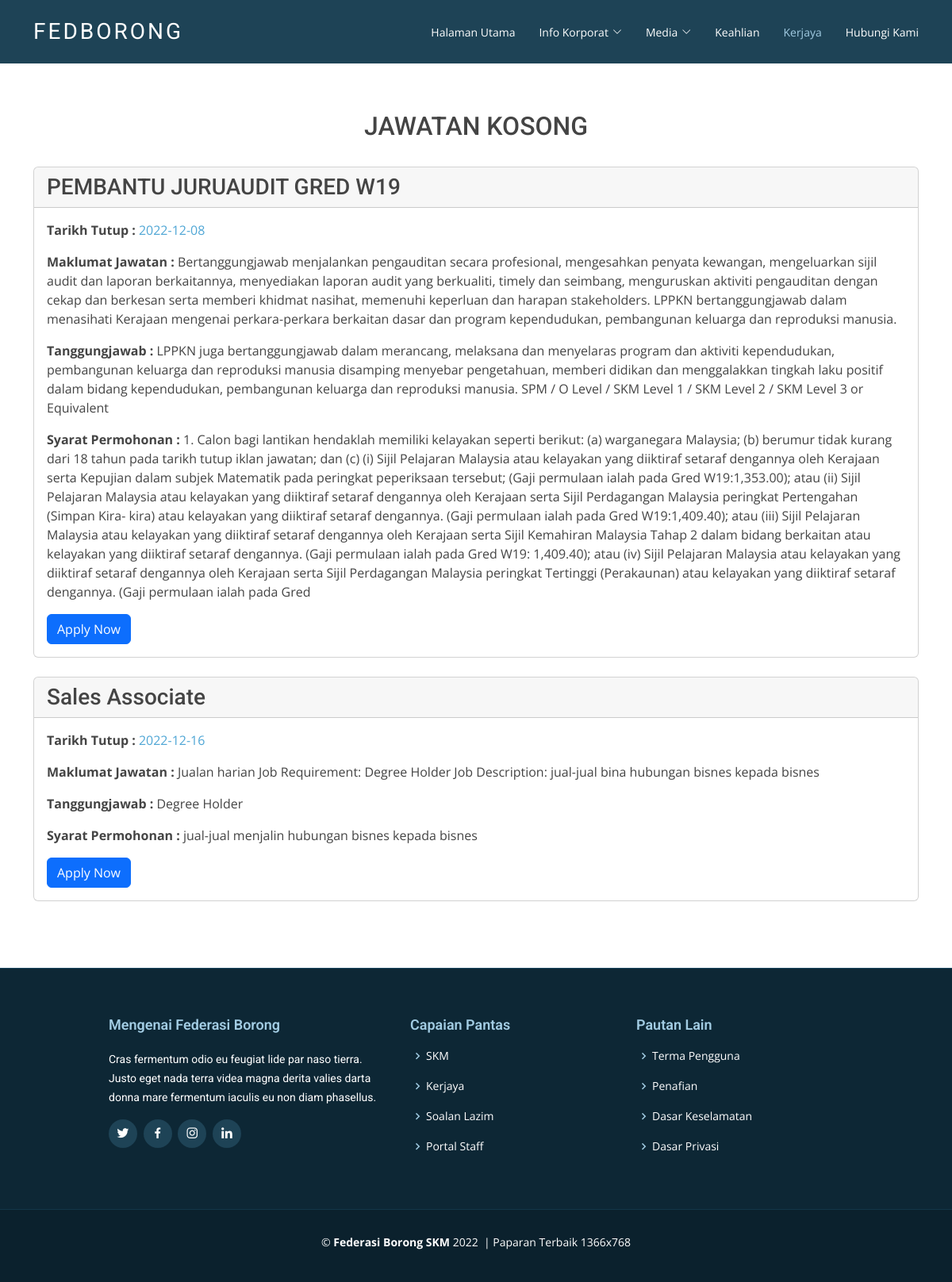
/career.php, run on the app's committed database.
### tables this page shows
CREATE TABLE `jawatan` (
  `id` int(12) NOT NULL,
  `job` text NOT NULL,
  `overview` longtext NOT NULL,
  `responsibilities` mediumtext NOT NULL,
  `requirements` mediumtext NOT NULL,
  `date` date NOT NULL
);

### careerdisplay.php (the view, shortened to what this page needs)
<?php include 'db_connect.php' ?>
<?php
$result = mysqli_query($conn,"SELECT * FROM jawatan");
		while($row= $result->fetch_assoc()):
		$oview = $row['overview'];
		$resp = $row['responsibilities'];
		$req = $row['requirements'];
		$date = $row['date'];
?>
	<div class=" ">
    <div class="card">
	<h3 class="card-header"><?php echo ucwords($row['job']) ?></h3>
      <div class="card-body">
		<p><b>Tarikh Tutup : </b><a class=""><?php echo $date; ?></a></p>
		<p class="text-left"><b>Maklumat Jawatan :</b> <?php echo $oview; ?></p>
		<p class="text-left"><b>Tanggungjawab :</b> <?php echo $resp; ?></p>
		<p class="text-left"><b>Syarat Permohonan :</b> <?php echo $req; ?></p>
        <a href = "mailto: hr@fedborong.com" class="btn btn-primary">Apply Now</a>
      </div>
    </div>
  </div>
  <br>
		<?php endwhile; mysqli_close($conn); ?>

### headerCareer.php (shortened to what this page needs)
<!DOCTYPE html>
<html lang="en">
<head>
  <link href="assets/vendor/animate.css/animate.min.css" rel="stylesheet">
  <link href="assets/vendor/aos/aos.css" rel="stylesheet">
  <link href="assets/vendor/bootstrap/css/bootstrap.min.css" rel="stylesheet">
  <link href="assets/vendor/bootstrap-icons/bootstrap-icons.css" rel="stylesheet">
  <link href="assets/vendor/boxicons/css/boxicons.min.css" rel="stylesheet">
  <link href="assets/vendor/glightbox/css/glightbox.min.css" rel="stylesheet">
  <link href="assets/vendor/swiper/swiper-bundle.min.css" rel="stylesheet">
  <link href="assets/css/style.css" rel="stylesheet">
</head>
<body>
  <header id="header" class="fixed-top d-flex align-items-center ">
    <div class="container d-flex justify-content-between align-items-center">
      <div class="logo">
        <h1 class="text-light"><a href="./"><span>FedBorong</span></a></h1>
      </div>
      <nav id="navbar" class="navbar">
    <ul id="menu" class="menu">
        <li class="nav-item">
            <a href="http://fedskm.ddns.net" class=" <?php if(basename($_SERVER['PHP_SELF'])=="http://fedskm.ddns.net"){
                echo "active";}
                else{
                    echo "";
                    }?>">Halaman Utama</a>
            <li class="dropdown"><a href="#"><span>Info Korporat</span> <i class="bi bi-chevron-down"></i></a>
          </li>
          <li class="dropdown"><a href="#"><span>Media</span> <i class="bi bi-chevron-down"></i></a>
          </li>
          <a href="membership" class=" <?php if(basename($_SERVER['PHP_SELF'])=="membership"){
                echo "active";
            }else{
                echo "";
            }?>">Keahlian</a>
            <a href="career" class="nav-link active <?php if(basename($_SERVER['PHP_SELF'])=="career"){
                echo "active";
            }else{
                echo "";
            }?>">Kerjaya</a>
            <a href="./#contact" class="nav-link <?php if(basename($_SERVER['PHP_SELF'])=="./#contact"){
                echo "active";
            }else{
                echo "";
            }?>">Hubungi Kami</a>
          </li>
        </ul>
        </nav>
    </div>
  </header>

### career.php (shortened to what this page needs)
<?php
	include 'db_connect.php';
	include 'headerCareer.php'
?>
<body>
  <main id="main">
    <section class="" id="jawatan">
    <h2 class="text-center">JAWATAN KOSONG</h2><br>
          <div class="d-flex  " data-aos="fade-up">
            <div class="container">
            <?php include 'careerdisplay.php';?>
            </div>
          </div>
    </section>
  </main>
  <?php include 'footer.php' ?>
</body>
</html>

### footer.php (shortened to what this page needs)
<footer id="footer" data-aos="fade-up" data-aos-easing="ease-in-out" data-aos-duration="500">
  <div class="footer-top">
    <div class="container">
      <div class="row justify-content-center">
      <div class="col-lg-4 col-md-6 footer-info">
          <h3>Mengenai Federasi Borong</h3>
          <p>Cras fermentum odio eu feugiat lide par naso tierra. Justo eget nada terra videa magna derita valies darta donna mare fermentum iaculis eu non diam phasellus.</p>
          <div class="social-links mt-3">
            <a href="#" class="twitter"><i class="bx bxl-twitter"></i></a>
            <a href="#" class="facebook"><i class="bx bxl-facebook"></i></a>
            <a href="#" class="instagram"><i class="bx bxl-instagram"></i></a>
            <a href="#" class="linkedin"><i class="bx bxl-linkedin"></i></a>
          </div>
        </div>
      <div class="col-lg-3 col-md-6 footer-links">
          <h4>Capaian Pantas</h4>
          <ul>
            <li><i class="bx bx-chevron-right"></i> <a href="https://www.skm.gov.my/index.php/my/">SKM</a></li>
            <li><i class="bx bx-chevron-right"></i> <a href="career">Kerjaya</a></li>
            <li><i class="bx bx-chevron-right"></i> <a href="faq">Soalan Lazim</a></li>
            <li><i class="bx bx-chevron-right"></i> <a href="admin-login">Portal Staff</a></li>
          </ul>
        </div>
        <div class="col-lg-3 col-md-6 footer-links">
          <h4>Pautan Lain</h4>
          <ul>
            <li><i class="bx bx-chevron-right"></i> <a href="./copyright-policy#service">Terma Pengguna</a></li>
            <li><i class="bx bx-chevron-right"></i> <a href="./copyright-policy#disclaimer">Penafian</a></li>
            <li><i class="bx bx-chevron-right"></i> <a href="./copyright-policy#security">Dasar Keselamatan</a></li>
            <li><i class="bx bx-chevron-right"></i> <a href="./copyright-policy#privacy">Dasar Privasi</a></li>
          </ul>
        </div>
      </div>
    </div>
  </div>
  <div class="container">
    <div class="copyright">
      &copy; <strong><span>Federasi Borong SKM </span></strong><script>document.write(new Date().getFullYear()); </script>
      &nbsp;<a>| Paparan Terbaik 1366x768</a>
    </div>
    <div class="credits">
    </div>
  </div>
</footer>

### assets/css/style.css (style rules this page uses)
body { font-family: "Open Sans", sans-serif; color: #444; }
a { color: #4fa6d5; text-decoration: none; }
h1, h2, h3, h4, h5, h6, .font-primary { font-family: "Roboto", sans-serif; }
#header { height: 80px; transition: all 0.5s; z-index: 997; transition: all 0.5s; background: #1e4356; }
#header .logo h1 { font-size: 28px; margin: 0; padding: 4px 0; line-height: 1; font-weight: 400; letter-spacing: 3px; text-transform: uppercase; }
#header .logo h1 a, #header .logo h1 a:hover { color: #fff; text-decoration: none; }
#main { margin-top: 80px; }
.navbar { padding: 0; }
.navbar ul { margin: 0; padding: 0; display: flex; list-style: none; align-items: center; }
.navbar li { position: relative; }
.navbar a, .navbar a:focus { display: flex; align-items: center; justify-content: space-between; padding: 10px 0 10px 30px; font-family: "Open Sans", sans-serif; font-size: 14px; color: #fff; white-space: nowrap; transition: 0.3s; }
.navbar a i, .navbar a:focus i { font-size: 12px; line-height: 0; margin-left: 5px; }
.navbar a:hover, .navbar .active, .navbar .active:focus, .navbar li:hover>a { color: #a2cce3; }
section { padding: 60px 0; }
#footer { background: #0b212d; padding: 0 0 30px 0; color: #fff; font-size: 14px; }
#footer .footer-top { background: #0d2735; border-top: 1px solid #17455e; border-bottom: 1px solid #123649; padding: 60px 0 30px 0; }
#footer .footer-top .footer-info { margin-bottom: 30px; }
#footer .footer-top .footer-info h3 { font-size: 18px; margin: 0 0 20px 0; padding: 2px 0 2px 0; line-height: 1; color: #a2cce3; font-weight: 600; }
#footer .footer-top .footer-info p { font-size: 14px; line-height: 24px; margin-bottom: 0; font-family: "Roboto", sans-serif; color: #fff; }
#footer .footer-top .social-links a { font-size: 18px; display: inline-block; background: #1e4356; color: #fff; line-height: 1; padding: 8px 0; margin-right: 4px; border-radius: 50%; text-align: center; width: 36px; height: 36px; transition: 0.3s; }
#footer .footer-top h4 { font-size: 18px; font-weight: 600; color: #a2cce3; position: relative; padding-bottom: 12px; }
#footer .footer-top .footer-links { margin-bottom: 30px; }
#footer .footer-top .footer-links ul { list-style: none; padding: 0; margin: 0; }
#footer .footer-top .footer-links ul i { padding-right: 2px; color: #a2cce3; font-size: 18px; line-height: 1; }
#footer .footer-top .footer-links ul li { padding: 10px 0; display: flex; align-items: center; }
#footer .footer-top .footer-links ul li:first-child { padding-top: 0; }
#footer .footer-top .footer-links ul a { color: #fff; transition: 0.3s; display: inline-block; line-height: 1; }
#footer .copyright { text-align: center; padding-top: 30px; }
#footer .credits { padding-top: 10px; text-align: center; font-size: 13px; color: #fff; }

### data on the page
jawatan: job "PEMBANTU JURUAUDIT GRED W19", date "2022-12-08", overview "Bertanggungjawab menjalankan pengauditan secara profesional, mengesahkan penyata kewangan, mengeluarkan sijil audit dan laporan berkaitannya, menyediakan laporan audit yang berkualiti, timely dan seimbang, menguruskan aktiviti pengauditan dengan cekap dan berkesan serta memberi khidmat nasihat, memenuhi keperluan dan harapan stakeholders. LPPKN bertanggungjawab dalam menasihati Kerajaan mengenai perkara-perkara berkaitan dasar dan program kependudukan, pembangunan keluarga dan reproduksi manusia.", responsibilities "LPPKN juga bertanggungjawab dalam merancang, melaksana dan menyelaras program dan aktiviti kependudukan, pembangunan keluarga dan reproduksi manusia disamping menyebar pengetahuan, memberi didikan dan menggalakkan tingkah laku positif dalam bidang kependudukan, pembangunan keluarga dan reproduksi manusia. SPM / O Level / SKM Level 1 / SKM Level 2 / SKM Level 3 or Equivalent", requirements "1. Calon bagi lantikan hendaklah memiliki kelayakan seperti berikut: (a) warganegara Malaysia; (b) berumur tidak kurang dari 18 tahun pada tarikh tutup iklan jawatan; dan (c) (i) Sijil Pelajaran Malaysia atau kelayakan yang diiktiraf setaraf dengannya oleh Kerajaan serta Kepujian dalam subjek Matematik pada peringkat peperiksaan tersebut; (Gaji permulaan ialah pada Gred W19:1,353.00); atau (ii) Sijil Pelajaran Malaysia atau kelayakan yang diiktiraf setaraf dengannya oleh Kerajaan serta Sijil Perdagangan Malaysia peringkat Pertengahan (Simpan Kira- kira) atau kelayakan yang diiktiraf setaraf dengannya. (Gaji permulaan ialah pada Gred W19:1,409.40); atau (iii) Sijil Pelajaran Malaysia atau…"
jawatan: job "Sales Associate", date "2022-12-16", overview "Jualan harian Job Requirement: Degree Holder Job Description: jual-jual bina hubungan bisnes kepada bisnes", responsibilities "Degree Holder", requirements "jual-jual menjalin hubungan bisnes kepada bisnes"
